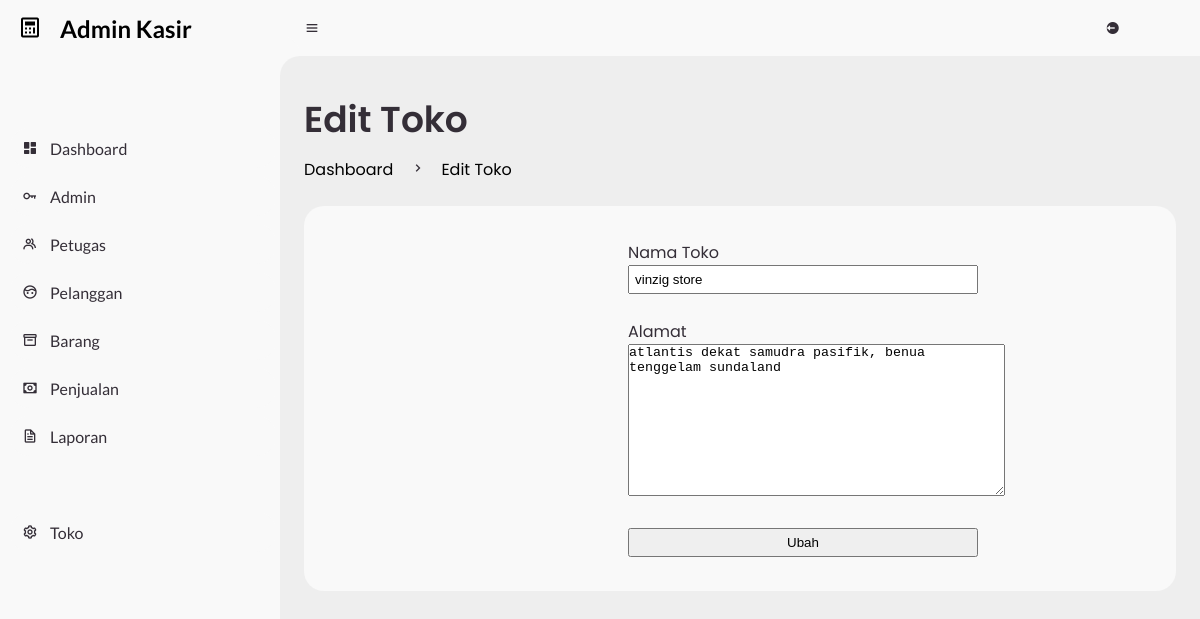
Page /admin/?page=toko/edit_toko (signed in) on the earlier database version.
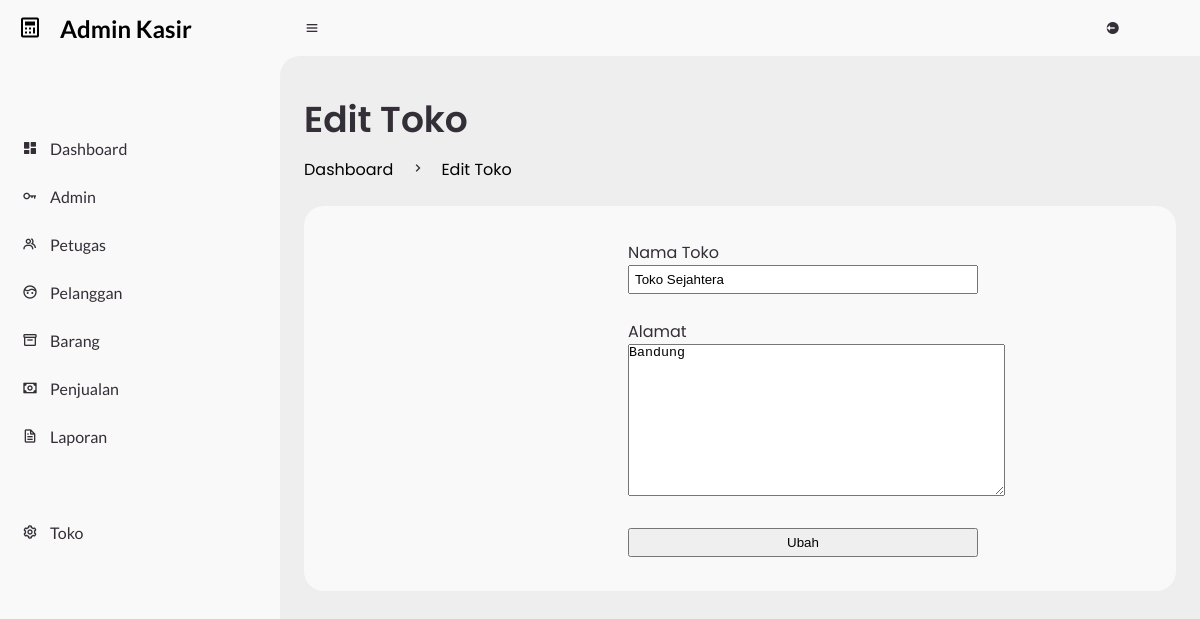
Same page on the later database version.
### tables this page shows
CREATE TABLE `toko` (
  `nama` text NOT NULL,
  `alamat` text NOT NULL
);

### admin/toko/edit_toko.php (the view, shortened to what this page needs)
<?php
$edit_ini = mysqli_query($koneksi, "SELECT * FROM toko");
?>
<main>
    <div class="head-title">
        <div class="left">
            <h1>Edit Toko</h1>
            <ul class="breadcrumb">
                <li>
                    <a href="?page=dashboard" class="active">Dashboard</a>
                </li>
                <li><i class='bx bx-chevron-right'></i></li>
                <li>
                    <a class="active" href="#">Edit Toko</a>
                </li>
            </ul>
        </div>
    </div>
    <div class="table-data">
        <div class="order">
            <div class="form-edit">
                <form action="toko/aksi_edit.php" method="post">
                    <?php while ($edit_data_toko = mysqli_fetch_array($edit_ini)) { ?>
                        <label for="nama_toko">Nama Toko</label><br>
                        <input type="text" name="nama_toko" id="nama_toko" value="<?php echo $edit_data_toko['nama']; ?>"><br><br>
                        <label for="edit_alamat_toko">Alamat</label><br>
                        <textarea name="edit_alamat_toko" id="edit_alamat_toko" cols="45" rows="10"><?php echo $edit_data_toko['alamat']; ?></textarea><br><br>
                        <input type="submit" value="Ubah" name="edit_data_toko">
                    <?php } ?>
                </form>
            </div>
        </div>
    </div>
</main>

Differences in the rows shown:
removed toko: nama_toko "vinzig store", edit_alamat_toko "atlantis dekat samudra pasifik, benua tenggelam sundaland"
added toko: nama_toko "Toko Sejahtera", edit_alamat_toko "Bandung"
